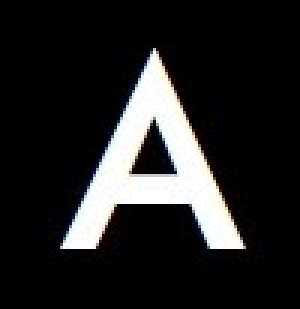
//> input picture practice-7/images/template_a.jpg, 100 x 103 px (shown 3 times larger)
$ ./task_5.2   (built with g++ and OpenCV 4)
//> lines starting //> are read from the running program, lines starting //| are printed output that depends on the picture; after the words box and inside, x2 and y2 are one past the last pixel; in counts of white or black regions, pixels touching at a corner belong together
#include <iostream>
#include <opencv2/highgui.hpp>
#include <opencv2/imgproc.hpp>

using namespace std;
typedef std::vector<std::vector<cv::Point>> contoursType;

/* 自动义寻找轮廓函数 */
void myFindContours(cv::Mat srcImg, contoursType& Contours)
{
    cv::Mat grayImg;
    cv::cvtColor(srcImg, grayImg, cv::COLOR_BGR2GRAY);

    cv::Mat binaryImg;
    cv::threshold(grayImg, binaryImg, 0, 255, cv::THRESH_BINARY | cv::THRESH_OTSU);

    std::vector<cv::Vec4i> hierarchy;
    cv::findContours(binaryImg, Contours, hierarchy, cv::RETR_EXTERNAL, cv::CHAIN_APPROX_SIMPLE, cv::Point());
}

int main(void)
{
    cv::Mat tmplImg = cv::imread("images/template_a.jpg", 1);
//> tmplImg is the input picture: 103 rows x 100 cols, CV_8UC3; mean B, G, R 36.5, 36.3, 36.4
    cv::Mat matchImg = cv::imread("images/abc.jpg", 1);
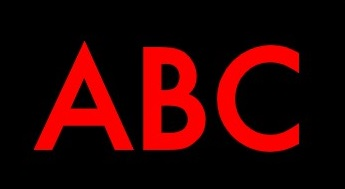
//> input picture practice-7/images/abc.jpg, 345 x 189 px
//> matchImg is the input picture: 189 rows x 345 cols, CV_8UC3; mean B, G, R 1.4, 1.2, 45.9

    contoursType tmplContours, matchContours;

    myFindContours(tmplImg, tmplContours);
//> in myFindContours, `cv::threshold(grayImg, binaryImg, 0, 255, cv::THRESH_BINARY | cv::THRE..`:
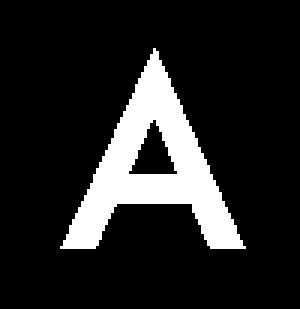
//> binaryImg: 103 rows x 100 cols, CV_8UC1 (shown 3 times larger); 14.3% white; 1 white region
//> in myFindContours, `cv::findContours(binaryImg, Contours, hierarchy, cv::RETR_EXTERNAL, cv..`: Contours = 1 contour; box (x1, y1, x2, y2) and area: (20, 16, 82, 83) 1518
//> tmplContours has the same summary as Contours in myFindContours
    myFindContours(matchImg, matchContours);
//> in myFindContours (call 2), `cv::cvtColor(srcImg, grayImg, cv::COLOR_BGR2GRAY);`:
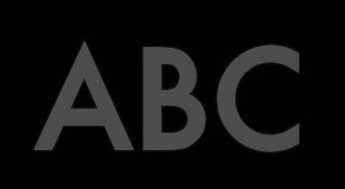
//> grayImg: 189 rows x 345 cols, CV_8UC1; min 0, max 90, mean 14.6
//> in myFindContours (call 2), `cv::threshold(grayImg, binaryImg, 0, 255, cv::THRESH_BINARY | cv::THRE..`:
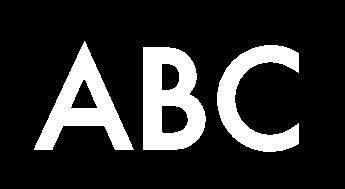
//> binaryImg: 189 rows x 345 cols, CV_8UC1; 18.3% white; 3 white regions
//> in myFindContours (call 2), `cv::findContours(binaryImg, Contours, hierarchy, cv::RETR_EXTERNAL, cv..`: Contours = 3 contours; box (x1, y1, x2, y2) and area: (143, 47, 206, 150) 5344, (34, 41, 134, 150) 4116, (217, 45, 299, 152) 3336
//> matchContours has the same summary as Contours in myFindContours

    cv::drawContours(tmplImg, tmplContours, -1, cv::Scalar(0, 0, 255), 1, cv::LINE_8);
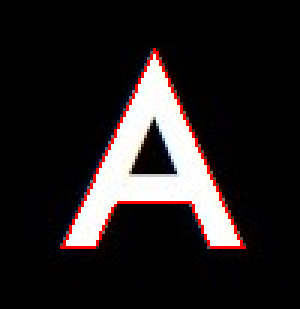
//> tmplImg: 103 rows x 100 cols, CV_8UC3 (shown 3 times larger); 2.02% of pixels changed, all inside (x1, y1, x2, y2) = (20, 16, 82, 83)
    cv::drawContours(matchImg, matchContours, -1, cv::Scalar(255, 0, 0), 2, cv::LINE_8);
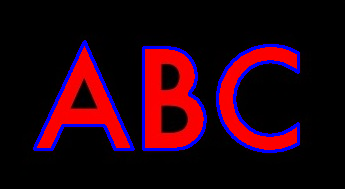
//> matchImg: 189 rows x 345 cols, CV_8UC3; 5.7% of pixels changed, all inside (x1, y1, x2, y2) = (33, 40, 300, 153)

    std::vector<double> matchDegree;

    /* 遍历匹配图中的每一个轮廓，计算与模板轮廓的匹配度 */
    for (size_t i = 0; i < matchContours.size(); ++i)
    {
        double tmpDegree = cv::matchShapes(tmplContours[0], matchContours[i], cv::CONTOURS_MATCH_I1, 0.0);
        matchDegree.push_back(tmpDegree);
    }
//> this loop made 3 passes
//> tmpDegree on passes 1 to 3: 0.806, 3.26, 0.0257

    for (auto& val : matchDegree)
    {
        cout << "Degree of Match：" << val << endl;
    }
//> this loop made 3 passes
//| Degree of Match：0.806151
//| Degree of Match：3.25546
//| Degree of Match：0.0256539

    cv::imshow("Template image", tmplImg);
    cv::imshow("matching image", matchImg);
    cv::waitKey(0);

	return 0;
}
